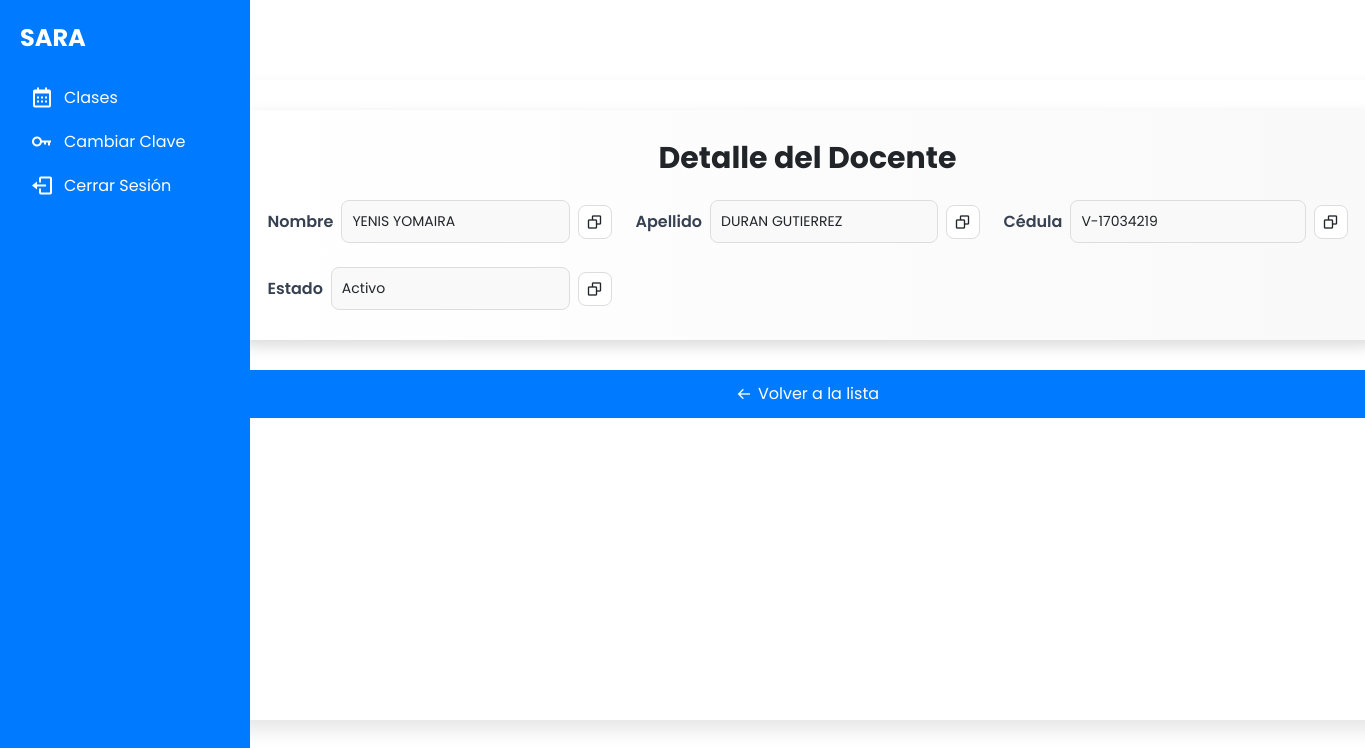
/docentes/detalle/1442/, run on the app's committed database.
### docentes/models.py (models this page shows, shortened)
class BaseUser(AbstractUser):
    nombre = models.CharField(max_length=100)      # nombres
    apellido = models.CharField(max_length=100)    # apellidos
    cedula = models.CharField(max_length=12, unique=True)  # cedula_docente
    activo = models.BooleanField(default=True)     # status
    USERNAME_FIELD = 'cedula'  # Cambiar a cedula para login por cédula
    REQUIRED_FIELDS = ['nombre', 'apellido']
    objects = CustomUserManager()

### docentes/views.py (the view)
# urls.py: path('detalle/<int:docente_id>/', views.detalle_docente, name='detalle_docente'),
def detalle_docente(request, docente_id):
    docente = get_object_or_404(Docente, id=docente_id)  # Eliminado filtro por rol
    return render(request, 'docentes/detalle_docente.html', {'docente': docente})

### docentes/templates/docentes/detalle_docente.html (shortened to what this page needs)
{% extends 'dashboard/base.html' %}
{% load static %}
{% block content %}
<link rel="stylesheet" href="{% static 'docentes/css/docentes.css' %}">
<div class="dashboard-container flex justify-center items-center">
    <div class="table-container w-full max-w-xl sm:max-w-2xl md:max-w-3xl">
        <div class="docente-form shadow-xl rounded-xl p-8 bg-gradient-to-r from-white to-gray-100 dark:from-gray-800 dark:to-gray-900">
            <h2 class="text-3xl font-bold mb-6 text-center">Detalle del Docente</h2>
            <div class="form-grid gap-6">
                <div class="ant-space ant-space-horizontal ant-space-align-center ant-space-gap-row-small ant-space-gap-col-small first-space-item-full">
                    <label class="font-semibold text-gray-700 dark:text-gray-300">Nombre</label>
                    <div class="ant-space-item">
                        <input readonly class="ant-input ant-input-outlined api-token copieble w-100 dark:bg-gray-700 dark:text-gray-300" type="text" value="{{ docente.nombre }}">
                    </div>
                    <div class="ant-space-item">
                        <button title="Copiar al portapapeles" type="button" class="ant-btn ant-btn-default ant-btn-icon-only noPadding dark:bg-gray-700 dark:text-gray-300" onclick="copiarAlPortapapeles('{{ docente.nombre }}')">
                            <i class="bx bx-copy"></i>
                        </button>
                    </div>
                </div>
                <div class="ant-space ant-space-horizontal ant-space-align-center ant-space-gap-row-small ant-space-gap-col-small first-space-item-full">
                    <label class="font-semibold text-gray-700 dark:text-gray-300">Apellido</label>
                    <div class="ant-space-item">
                        <input readonly class="ant-input ant-input-outlined api-token copieble w-100 dark:bg-gray-700 dark:text-gray-300" type="text" value="{{ docente.apellido }}">
                    </div>
                    <div class="ant-space-item">
                        <button title="Copiar al portapapeles" type="button" class="ant-btn ant-btn-default ant-btn-icon-only noPadding dark:bg-gray-700 dark:text-gray-300" onclick="copiarAlPortapapeles('{{ docente.apellido }}')">
                            <i class="bx bx-copy"></i>
                        </button>
                    </div>
                </div>
                <div class="ant-space ant-space-horizontal ant-space-align-center ant-space-gap-row-small ant-space-gap-col-small first-space-item-full">
                    <label class="font-semibold text-gray-700 dark:text-gray-300">Cédula</label>
                    <div class="ant-space-item">
                        <input readonly class="ant-input ant-input-outlined api-token copieble w-100 dark:bg-gray-700 dark:text-gray-300" type="text" value="{{ docente.cedula }}">
                    </div>
                    <div class="ant-space-item">
                        <button title="Copiar al portapapeles" type="button" class="ant-btn ant-btn-default ant-btn-icon-only noPadding dark:bg-gray-700 dark:text-gray-300" onclick="copiarAlPortapapeles('{{ docente.cedula }}')">
                            <i class="bx bx-copy"></i>
                        </button>
                    </div>
                </div>
                <div class="ant-space ant-space-horizontal ant-space-align-center ant-space-gap-row-small ant-space-gap-col-small first-space-item-full">
                    <label class="font-semibold text-gray-700 dark:text-gray-300">Estado</label>
                    <div class="ant-space-item">
                        <input readonly class="ant-input ant-input-outlined api-token copieble w-100 dark:bg-gray-700 dark:text-gray-300" type="text" value="{{ docente.activo|yesno:'Activo,Inactivo' }}">
                    </div>
                    <div class="ant-space-item">
                        <button title="Copiar al portapapeles" type="button" class="ant-btn ant-btn-default ant-btn-icon-only noPadding dark:bg-gray-700 dark:text-gray-300" onclick="copiarAlPortapapeles('{{ docente.activo|yesno:'Activo,Inactivo' }}')">
                            <i class="bx bx-copy"></i>
                        </button>
                    </div>
                </div>
                </div>
            </div>
            <div class="btn-group mt-8 text-center flex flex-wrap gap-2">
                <a href="{% url 'docentes_list' %}" class="btn btn-blue">
                    <i class="bx bx-arrow-back"></i> Volver a la lista
                </a>
            </div>
        </div>
    </div>
</div>
{% endblock %}

### dashboard/static/css/dashboard.css (style rules this page uses)
* { margin: 0; padding: 0; box-sizing: border-box; }
html, body { width: 100%; height: 100%; font-family: Arial, sans-serif; }
.dashboard-container { width: 100vw; height: 100vh; display: flex; transition: background 0.3s; }
* { margin: 0; padding: 0; box-sizing: border-box; font-family: 'Poppins', sans-serif; }
body { display: flex; justify-content: center; align-items: center; min-height: 100vh; background: linear-gradient(90deg, #e2e2e2, #c9d6ff); }
.btn { width: 100%; padding: 12px; background: #007bff; color: #fff; border: none; border-radius: 5px; font-size: 1rem; cursor: pointer; transition: background 0.3s; }

### docentes/static/docentes/css/docentes.css (style rules this page uses)
* { margin: 0; padding: 0; box-sizing: border-box; font-family: "Poppins", sans-serif; }
body { min-height: 100vh; background: #eef5fe; padding: 20px; transition: background 0.3s, color 0.3s; }
.dashboard-container { display: flex; justify-content: center; align-items: center; padding: 20px; min-height: 100vh; }
.table-container { width: 100%; max-width: 1200px; margin: 0 auto; padding: 30px; background: #fff; border-radius: 12px; box-shadow: 0 10px 20px rgba(0, 0, 0, 0.1); transition: background 0.3s, transform 0.3s; min-height: 80vh; overflow-x: auto; white-space: nowrap; }
.btn-group { display: flex; justify-content: center; gap: 5px; flex-wrap: nowrap; margin-top: 20px; }
.btn { display: flex; align-items: center; justify-content: center; gap: 6px; padding: 10px 16px; border-radius: 6px; font-size: 14px; font-weight: normal; color: white; cursor: pointer; transition: background 0.3s ease-in-out; border: none; min-width: 120px; padding: 12px 20px; font-size: 16px; border-radius: 8px; transition: transform 0.3s ease-in-out, background 0.3s ease-in-out; }
.btn-blue { background-color: #007bff; color: white; }
.docente-form { background: linear-gradient(to right, #ffffff, #f9f9f9); border-radius: 16px; padding: 30px; box-shadow: 0 6px 15px rgba(0, 0, 0, 0.15); transition: transform 0.3s ease-in-out; }
.docente-form .form-grid { display: grid; grid-template-columns: repeat(auto-fit, minmax(280px, 1fr)); gap: 24px; }
.btn-group { margin-top: 30px; display: flex; justify-content: center; gap: 15px; }
.btn i, .btn { color: inherit; }
.btn i, .btn { color: white !important; }
.ant-space { display: inline-flex; align-items: center; row-gap: 8px; column-gap: 8px; width: 100%; }
.ant-input { width: 100%; padding: 10px; border: 1px solid #ddd; border-radius: 8px; font-size: 14px; background-color: #f9f9f9; }
.ant-btn { display: inline-flex; align-items: center; justify-content: center; padding: 8px; border: 1px solid #ddd; border-radius: 8px; background-color: #fff; cursor: pointer; transition: background 0.3s; }

### data on the page
BaseUser: nombre "YENIS YOMAIRA", apellido "DURAN GUTIERREZ", cedula "V-17034219", activo "Activo"
